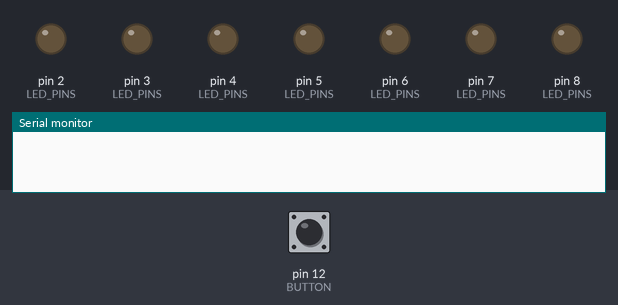
A sketch run on a simulated Arduino Uno, built with avr-gcc and run on an emulated ATmega328P. Shown: output pins drawn as LEDs (lit = HIGH), the last lines printed to the serial monitor. The inputs (shaded band) are chosen by the test bench; at power-on: pin 12 (BUTTON) LOW.

Above: at 1.2 s.
1.3 s: pin 12 (BUTTON) pulled HIGH for 0.15 s
At 1.6 s:
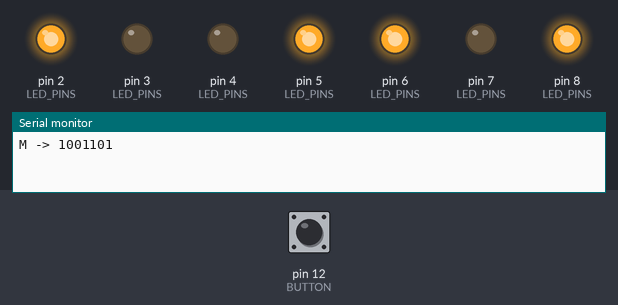
2.9 s: pin 12 (BUTTON) pulled HIGH for 1 s
At 4.0 s:
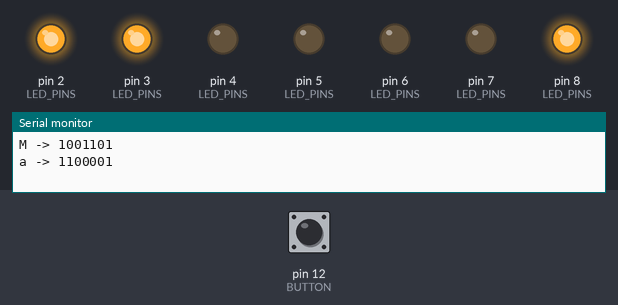
5.4 s: pin 12 (BUTTON) pulled HIGH for 0.15 s
At 5.9 s:
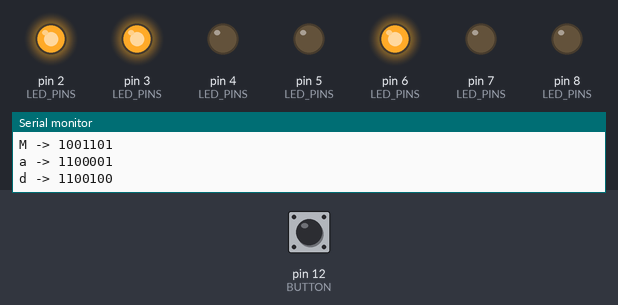
7.0 s: pin 12 (BUTTON) pulsed HIGH 5 times (0.12 s each, 0.3 s apart)
At 9.3 s:
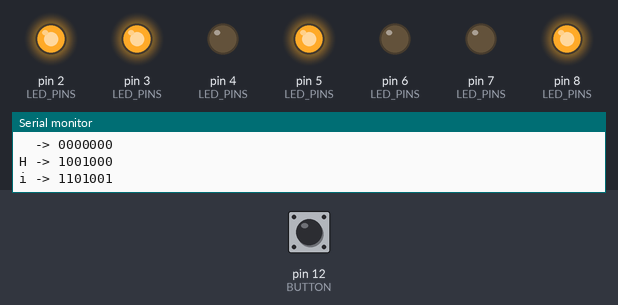
10.0 s: pin 12 (BUTTON) pulled HIGH for 3.2 s
At 10.7 s:
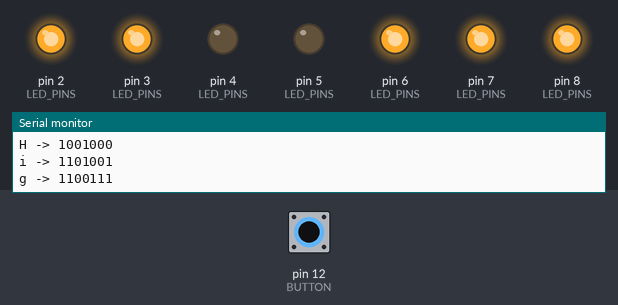
14.7 s: pin 12 (BUTTON) pulled HIGH for 0.15 s
At 15.5 s:
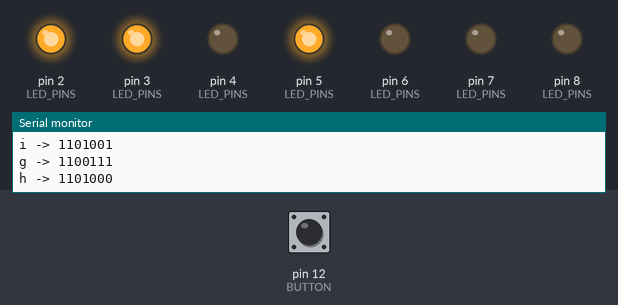
Timing chart, 0 to 17.3 s (numbered marks = the images above; inputs shaded):
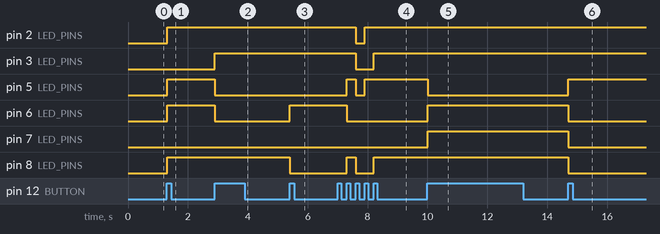

Measured:
- after the input at 1.3 s, pin 2 (LED_PINS), pin 5 (LED_PINS), pin 6 (LED_PINS), pin 8 (LED_PINS): LOW → HIGH at once
- after the input at 2.9 s, pin 3 (LED_PINS): LOW → HIGH at once; pin 5 (LED_PINS), pin 6 (LED_PINS): HIGH → LOW at once
- after the input at 5.4 s, pin 6 (LED_PINS): LOW → HIGH at once; pin 8 (LED_PINS): HIGH → LOW at once
- after the input at 7.0 s, pin 2 (LED_PINS): HIGH → LOW after 0.61 s, → HIGH 0.30 s later; pin 3 (LED_PINS): HIGH → LOW after 0.61 s, → HIGH 0.60 s later
- after the input at 10.0 s, pin 5 (LED_PINS): HIGH → LOW at once; pin 6 (LED_PINS), pin 7 (LED_PINS): LOW → HIGH at once
- after the input at 14.7 s, pin 5 (LED_PINS): LOW → HIGH at once; pin 6 (LED_PINS), pin 7 (LED_PINS), pin 8 (LED_PINS): HIGH → LOW at once

The sketch:

Lab_1.ino
```cpp
const int LED_1 = 2;
const int LED_2 = 3;
const int LED_3 = 4;
const int LED_4 = 5;
const int LED_5 = 6;
const int LED_6 = 7;
const int LED_7 = 8;

int LED_PINS[] = {LED_1, LED_2, LED_3, LED_4, LED_5, LED_6, LED_7};

const int BUTTON = 12;

const String NAME = "Maddi Higham";
const int NAME_size = 12;
String binary_values[NAME_size];

const String NAME_2 = "Maddi Higham";

int button_state = 0;
int val = 0;
int val_old = 0;
int i = 0;

void setup() {
    pinMode(BUTTON, INPUT);
    Serial.begin(9600);

    for (int k = 0; k < 7; k++) {
      pinMode(LED_PINS[k], OUTPUT);
    }


    for (; i < NAME.length(); i++) {
        int ascii_value = (int)NAME[i];
        String binary_value;

        if (ascii_value != 32) {
          for (int j = 6; j >= 0; j--) {
              // Check if the j-th bit is set
              binary_value += ((ascii_value >> j) & 1) ? '1' : '0';
          }
        } else {
          binary_value = "0000000";
        }

        binary_values[i] = binary_value;
    }

    i = 0;
}

void loop() {
  val = digitalRead(BUTTON);


  if ((val == HIGH) && (val_old == LOW)) {
    String binary_value = binary_values[i];
    Serial.print(NAME_2[i]);
    Serial.print(" -> ");
    Serial.println(binary_value);
    for (int k = 0; k < 7; k++) {
      if (binary_value[k] == '1') {
        digitalWrite(LED_PINS[k], HIGH);
      } else {
        digitalWrite(LED_PINS[k], LOW);
      }
    }
    i++;
    if (i == NAME_2.length()) {
      i = 0;
    }
  }


  delay(100);
  val_old = val;
}
```
